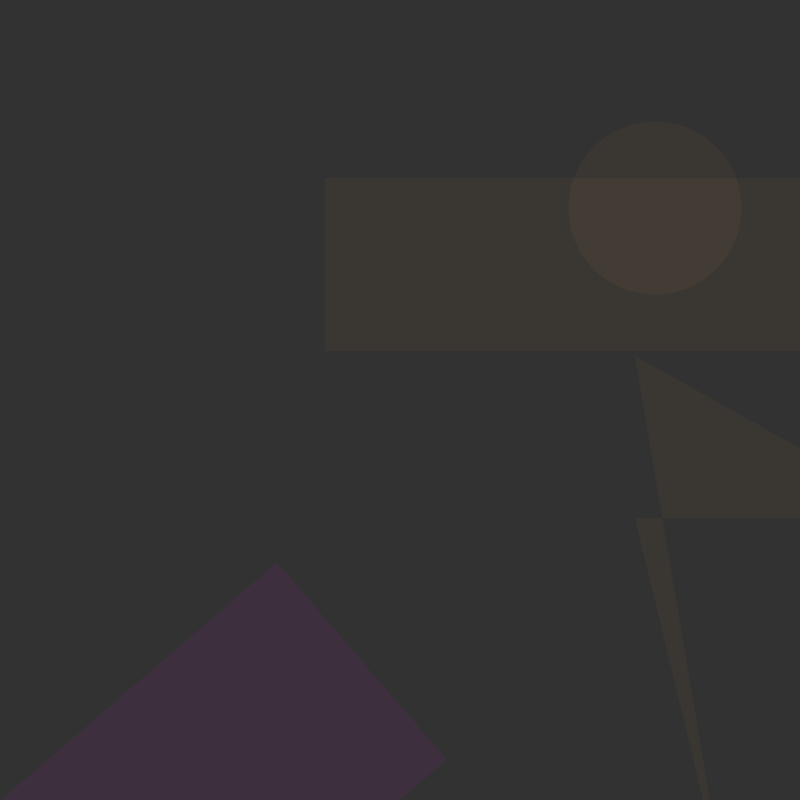
Frame 1 (no input)
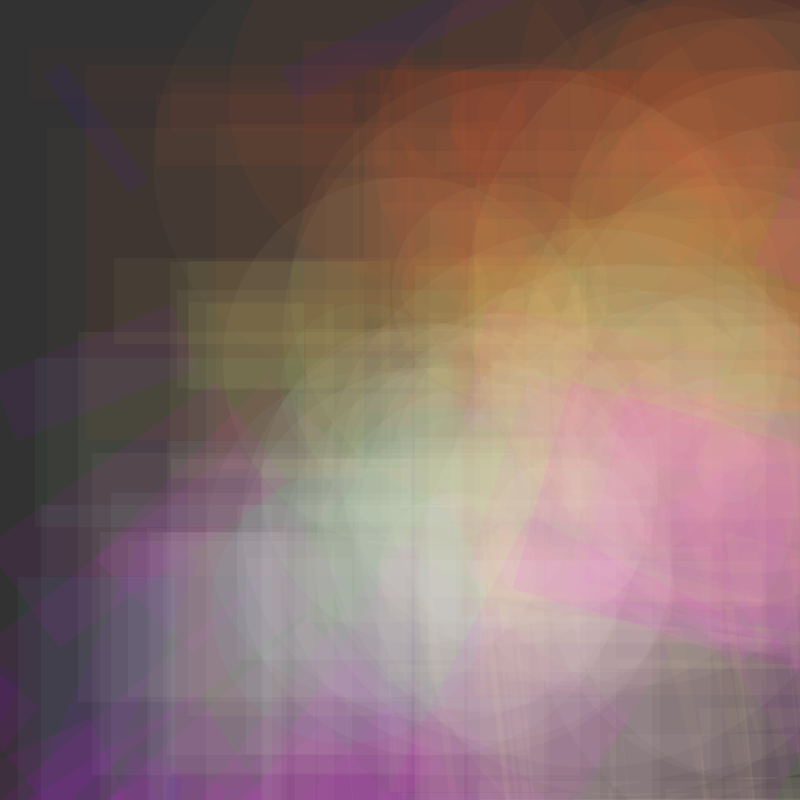
Frame 60 (the mouse pressed at the canvas centre just before this capture)
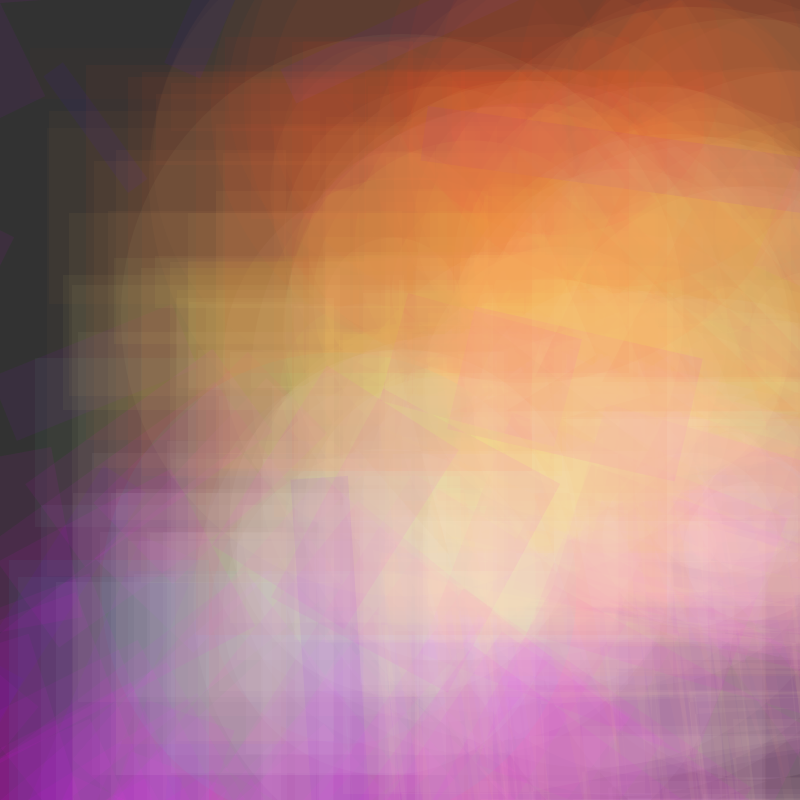
Frame 120 (the mouse held since frame 60 and released just before this capture)

The Processing sketch that drew these frames (run headless with seeded random() and noise(); from frame 60 on, the mouse is pressed at the canvas centre):

// Processing sketch: processing_136213
// ── processing_136213.pde


// TODO: put all your variable declarations here
 
int x;
int y;
int h;
int w;
color chrome;
color chrome2;
 
void setup() {
 
  // size() goes inside setup() here. Like this:
  size(800, 800);
   background(50,50,50); 
}
 
void draw() {
     
  // TODO: assign each variable a random value here. For example:
  //    x = int(random(0,100));
  x = round( random(5,500) );
  y = round( random(30,600) );
  h = round( random(100,500) );
  w = round( random(40,600) );
  chrome = color(x*4,255/x+y,y/2,10);
  chrome2 = color(x*2,255/y,255, 15);
  // Do this for each variable.
  // see http://processing.org/reference/random_.html for more details
 
  // TODO: paste all your draw code here (ie, the code that uses those variables) 
fill(chrome);
noStroke();
rect(x,y,h,w);
ellipse(x+330,y+30,w,w);
beginShape();
vertex(x+310, y*2);
vertex(x+600, y+340);
vertex(x+310, y+340);
vertex(x+400, y*5);
endShape();

fill(chrome2);
translate(width/4, height/4);
rotate(PI/x*y/2);
rect(x, y, x*0.8, y*3);
 
  // TODO: If you are using background(), remove it for now.
 
  // TODO: Add transparency to all your colors. For example, if you have:
  //   fill(255,0,0);
  // in your code, replace it with:
  //   fill(255,0,0,10);
 
  // TODO: run your sketch and see what happens!
   
  // The idea here is that if you do the above, you should hopefully
  // get something that looks like the Idris Khan image compositions.
  // Do you?
}
